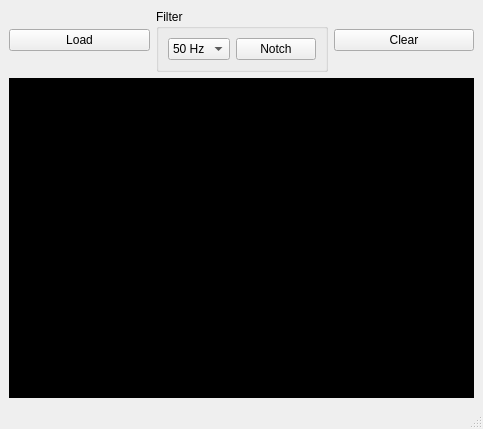
<?xml version="1.0" encoding="UTF-8"?>
<ui version="4.0">
 <class>MainWindow</class>
 <widget class="QMainWindow" name="MainWindow">
  <property name="geometry">
   <rect>
    <x>0</x>
    <y>0</y>
    <width>483</width>
    <height>429</height>
   </rect>
  </property>
  <property name="windowTitle">
   <string>MainWindow</string>
  </property>
  <widget class="QWidget" name="centralwidget">
   <layout class="QVBoxLayout" name="verticalLayout" stretch="1,3">
    <item>
     <layout class="QHBoxLayout" name="horizontalLayout_2">
      <item>
       <widget class="QPushButton" name="pushButton_load">
        <property name="text">
         <string>Load</string>
        </property>
       </widget>
      </item>
      <item>
       <widget class="QGroupBox" name="groupBox">
        <property name="title">
         <string>Filter</string>
        </property>
        <layout class="QHBoxLayout" name="horizontalLayout">
         <item>
          <widget class="QComboBox" name="comboBox_freq">
           <item>
            <property name="text">
             <string>50 Hz</string>
            </property>
           </item>
           <item>
            <property name="text">
             <string>60 Hz</string>
            </property>
           </item>
          </widget>
         </item>
         <item>
          <widget class="QPushButton" name="pushButton_filter">
           <property name="text">
            <string>Notch</string>
           </property>
          </widget>
         </item>
        </layout>
       </widget>
      </item>
      <item>
       <widget class="QPushButton" name="pushButton_clear">
        <property name="text">
         <string>Clear</string>
        </property>
       </widget>
      </item>
     </layout>
    </item>
    <item>
     <widget class="PlotWidget" name="widget_plotter" native="true">
      <property name="styleSheet">
       <string notr="true">background-color: rgb(0, 0, 0);</string>
      </property>
     </widget>
    </item>
   </layout>
  </widget>
  <widget class="QStatusBar" name="statusbar"/>
 </widget>
 <customwidgets>
  <customwidget>
   <class>PlotWidget</class>
   <extends>QWidget</extends>
   <header>pyqtgraph</header>
   <container>1</container>
  </customwidget>
 </customwidgets>
 <resources/>
 <connections/>
</ui>
